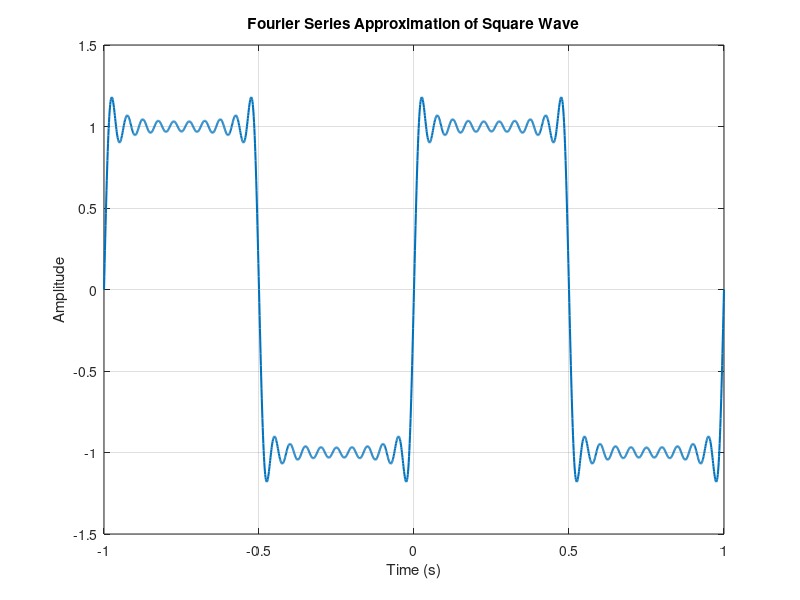

Write MATLAB code to recreate this figure.
clc;
clear;
close all;

% Fundamental frequency
f0 = 1;

% Angular frequency
w0 = 2*pi*f0;

% Time vector
t = -1:0.001:1;

% Number of harmonics
N = 7;

% Initialize Fourier series
x = zeros(size(t));

% Fourier series
for n = 1:2:N

    x = x + (1/n) * sin(n*w0*t);

end

% Multiply by 4/pi
x = (4/pi) * x;

% Plot
plot(t, x, 'LineWidth', 1.5);
grid on;

xlabel('Time (s)');
ylabel('Amplitude');

title('Fourier Series Approximation of Square Wave');

ylim([-1.5 1.5]);


% More harmonics diye approximation:
% ---------------------- alada block
clc;
clear;
close all;

f0 = 1;
w0 = 2*pi*f0;

t = -1:0.001:1;

% Harmonic numbers
harmonics = [1 3 5 7 9 11 13 15 17 19];

x = zeros(size(t));

for n = harmonics
    x = x + (1/n)*sin(n*w0*t);
end

x = (4/pi)*x;

plot(t, x, 'LineWidth', 1.5);
grid on;

xlabel('Time (s)');
ylabel('Amplitude');
title('Fourier Series Approximation of Square Wave');
ylim([-1.5 1.5]);
